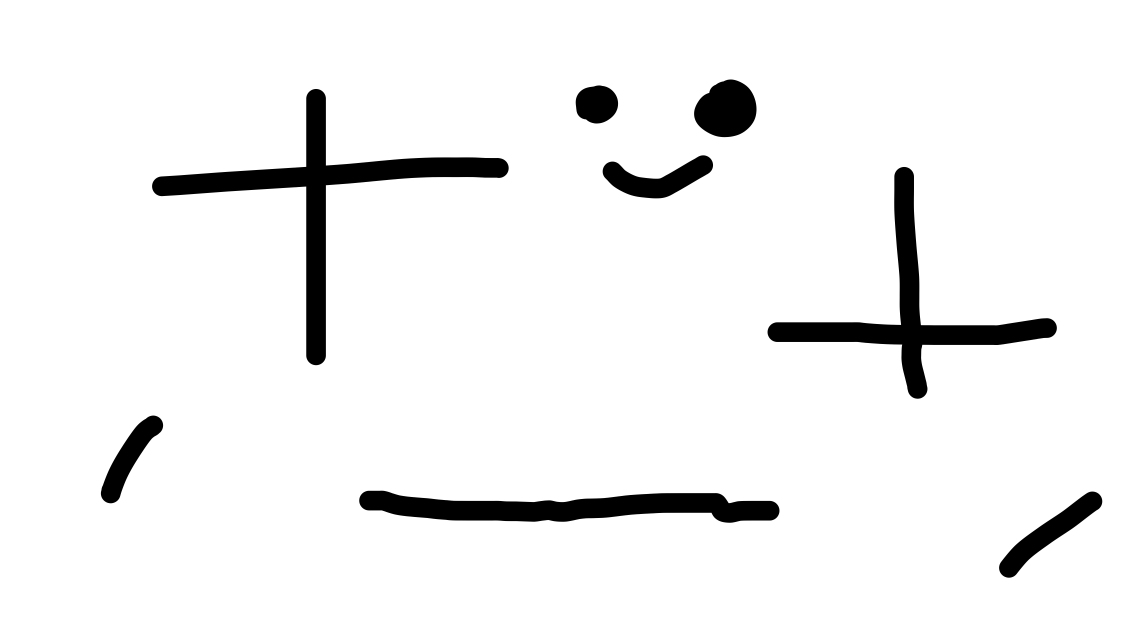
#> input picture input_5.png, 8000 x 4500 px (shown at 1/7 size)
$ jupyter execute --allow-errors call_api.ipynb
#> lines starting #> are read from the running program, lines starting #| are printed output that depends on the picture
[cell 1]
import requests

[cell 2]
from PIL import Image
import io
import base64

[cell 3]
image = Image.open('./input_5.png').resize((800,450))
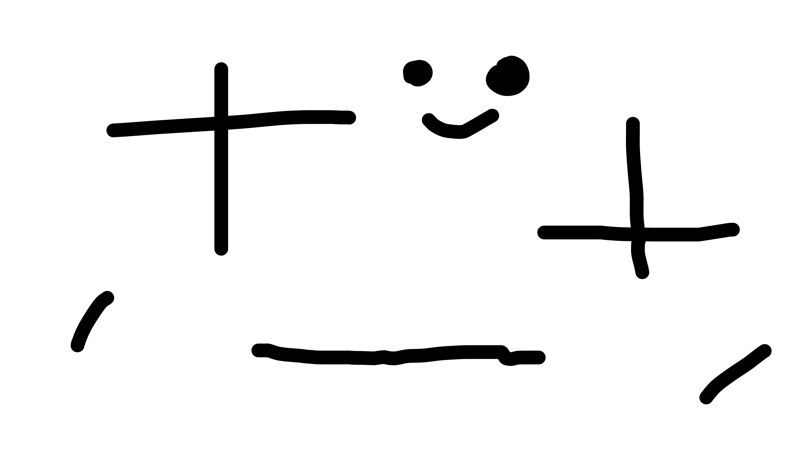
#> image: PIL image 800x450 RGBA; mean R, G, B, A 240.9, 240.9, 240.9, 255
image

[cell 4]
def return_img_base64(img):
    # 將圖片轉換為 Base64 字串
    img_byte_array = io.BytesIO()
    img.save(img_byte_array, format='JPEG')
    img_base64 = base64.b64encode(img_byte_array.getvalue()).decode('utf-8')
    return img_base64
